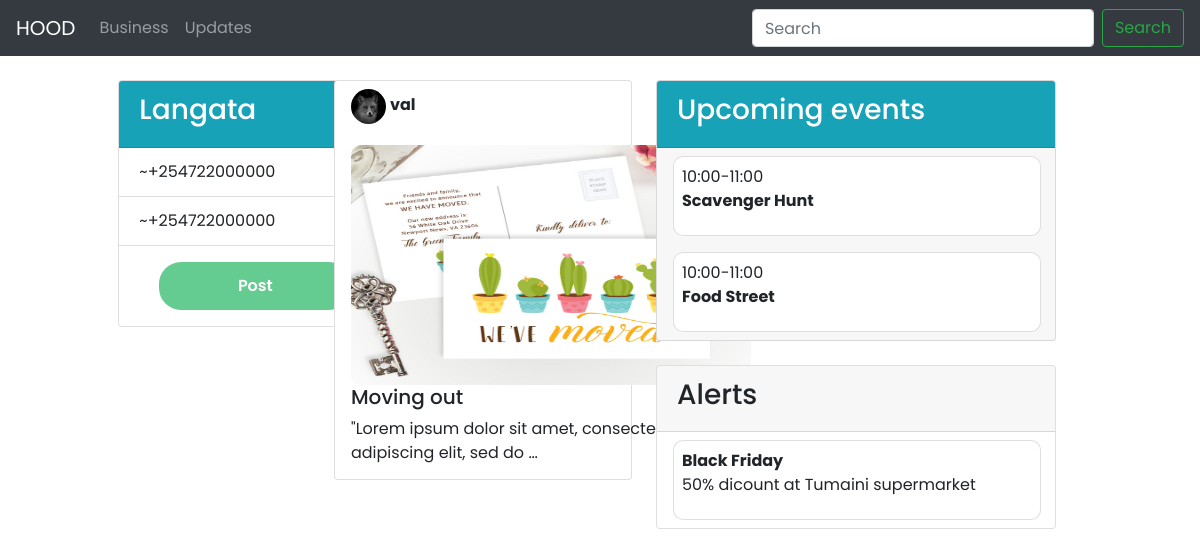
The page /updates/ (signed in) on the database its author committed.
### hoodapp/models.py (models this page shows, shortened)
class Neighbourhood(models.Model):
    name = models.CharField(max_length=255)
    location = models.ForeignKey(Location,on_delete=models.CASCADE,blank=True)
    occupants_count = models.IntegerField(default=0,blank=True,null=True)
    police_num = models.CharField(max_length=255,null=True,blank=True)
    hospital_num = models.CharField(max_length=255,null=True,blank=True)
    def __str__(self):
        return self.name

class Hood_update(models.Model):
    title = models.CharField(max_length=100)
    description = models.TextField(max_length=1000,null=False, blank=False)
    author = models.ForeignKey(User,on_delete=models.CASCADE,blank=True,null=True)
    neighbourhood = models.ForeignKey(Neighbourhood,on_delete=models.CASCADE,blank=True,null=True)
    category = models.ForeignKey(Category,on_delete=models.CASCADE,null=False,blank=False)
    image = models.ImageField(default='business.jpg',upload_to='bizimages', blank=True)

class Profile(models.Model):
    user = models.OneToOneField(User, on_delete=models.CASCADE)
    phone_number = models.IntegerField(null=True, blank=True)
    bio = models.TextField(max_length=1500,null=True,blank=True)
    avatar = models.ImageField(default='avatar.jpg',upload_to='profiles')
    neighbourhood = models.ForeignKey(Neighbourhood,on_delete=models.CASCADE,blank=True,null=True)
    location = models.ForeignKey(Location, on_delete=models.CASCADE, blank=True,null=True)

### hoodapp/views.py (the view, shortened to what this page needs)
# urls.py: path('updates/',views.Updates_view,name='updates'),
def Updates_view(request):
    if request.user.profile.neighbourhood is None:
        messages.warning(request, 'Please update Neighbourhood to view updates or business')
        return redirect('hood:profile')
    else:
        stories = Hood_update.objects.filter(category__category_name='Announcements',
            neighbourhood=request.user.profile.neighbourhood)
        alerts = Hood_update.objects.filter(category__category_name='Alerts',
            neighbourhood=request.user.profile.neighbourhood)
        events = Hood_update.objects.filter(category__category_name='Events',
        neighbourhood=request.user.profile.neighbourhood)
    neibdetails = Neighbourhood.objects.get(
            name=request.user.profile.neighbourhood)
    categories = Category.objects.all()
    context = {
        'stories': stories,
        'alerts': alerts,
        'events': events,
        'neibdetails': neibdetails,
        'categories': categories
        }
    return render(request, 'hood/updates.html',context)

### hoodapp/templates/hood/updates.html (shortened to what this page needs)
{% extends 'hood/layout.html' %}
{% block content%}
<div class="container-fluid" id="main">
  <div class="row px-1 py-4">
    <div class="col-md-1">
    </div>
    <div class="col-md-2">
      <div class="card" style="width: 18rem;">
        <div class="card-header bg-info">
          <h3 class="text-white w-bold">{{neibdetails.name}}</h3>
        </div>
        <ul class="list-group list-group-flush">
          <li class="list-group-item">~{{neibdetails.hospital_num}}</li>
          <li class="list-group-item">~{{neibdetails.police_num}}</li>
        </ul>
          <a href="" class="px-4 py-3" data-bs-toggle="modal" data-bs-target="#post">
            <button class="btn22" type="submit">
              Post</button>
          </a>
      </div>
     </div>
     <div class="col-md-3 card" id="cardstory">
      <div class="row">
        {% for story in stories %}
        <div>
         <div class="str">
          <div class="author d-flex py-2 px-3">
          <img class="authorimg" src="{{story.author.profile.avatar.url}}" alt="">
          <p class="px-1 py-1">
            <strong>{{story.author.username}}</strong>
          </p>
          </div>
         </div>
         <div class="storysec px-3">
          <img src="{{story.image.url}}" alt="" srcset="">
          <h5>{{story.title}}</h5>
          <p>{{story.description | truncatewords:10}}</p>
         </div>
        </div>
        {% empty %}
        <div>
          <h3>no announcements</h3>
        </div>
        {% endfor %}
      </div>
     </div>
     <div class="col-md-3 px-4">
      <div class="card" style="width: 25rem;background-color: #F7F7F7;">
        <div class="card-header bg-info">
          <h3 class="text-white w-bold">Upcoming events</h3>
        </div>
        {% for event in events %}
        <div class="events px-3 py-2">
          <div class="card" id="event">
            <div class="div px-2 py-2">
              <span>
                10:00-11:00
              </span>
              <p>
                <strong>{{event.description}}</strong>
              </p>
            </div>
          </div>
        </div>
        {% empty %}
        <div>
          <h3>no events</h3>
        </div>
        {% endfor %}
      </div>
        <div class="py-4">
        <div class="card" style="width: 25rem;">
          <div class="card-header">
          <h3>Alerts</h3>
          </div>
          {% for alert in alerts %}
          <div class="events px-3 py-2">
            <div class="card" id="event">
              <div class="div px-2 py-2">
                <span>
                  <strong>{{alert.title}}</strong>
                </span>
                <p>
                  {{alert.description | truncatewords:6}}
                </p>
              </div>
            </div>
          </div>
          {% empty %}
          <div>
            <h3>no alerts</h3>
          </div>
          {% endfor %}
        </div>
      </div>
     </div>
  </div>
</div>
{% endblock %}

### hoodapp/static/hoodcss/style.css (style rules this page uses)
* { margin: 0; padding: 0; box-sizing: border-box; font-family: 'Poppins', sans-serif; }
#cardstory { border: 10px 10px 10px 10px; margin-left: 2rem; height: 25rem; }
.authorimg { height: 35px; width: 35px; border-radius: 50%; }
.storysec img { width: 25rem; border-radius: 10px 10px 10px 10px; height: 15rem; }
#event { width: 23rem; height: 5rem; border-radius: 10px 10px 10px 10px; }
.btn22 { background-color: #64CC90; border: #64CC90; height: 3rem; width: 12rem; border-radius: 22px 22px 22px 22px; margin-left: 1rem; color: #ffffff; font-weight: 600; }

### rows shown on the page
Neighbourhood: name "Langata", hospital_num "+254722000000", police_num "+254722000000"
Hood_update: author.profile.avatar (placeholder picture), author.username "val", image (picture), title "Moving out", description "\"Lorem ipsum dolor sit amet, consectetur adipiscing elit, sed do …"
Hood_update: description "Scavenger Hunt"
Hood_update: description "Food Street"
Hood_update: title "Black Friday", description "50% dicount at Tumaini supermarket"
